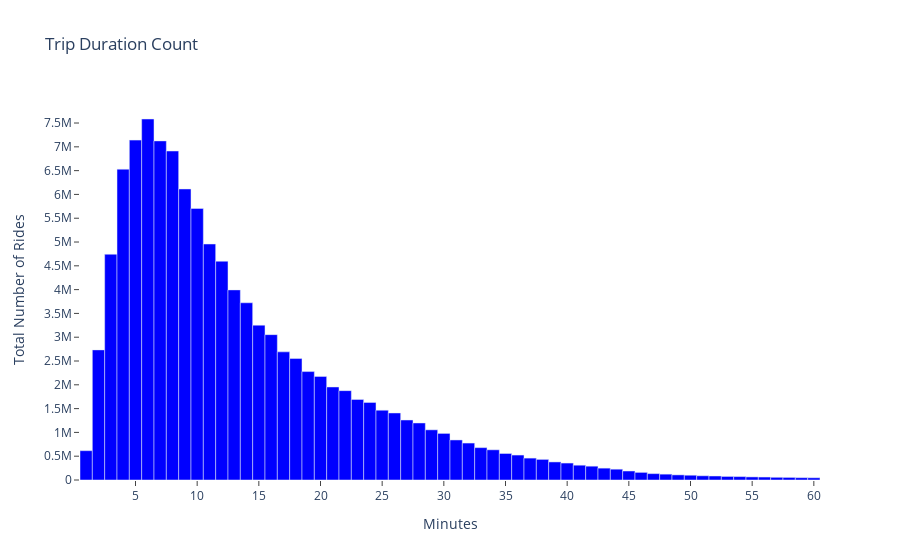

The notebook cell saved with this chart:
### Code cell
import plotly.express as px

# taking a look at the distribution of rides that were at most an hour
final = tripdurationbymin[tripdurationbymin['durationinmin'] <= 60]
import pickle
pickle.dump(final, open('countofridesbyminutes.pkl', 'wb'))

fig = px.bar(final, 
             x="durationinmin", 
             y="count", 
             title="Trip Duration Count",
             labels = dict(count="Total Number of Rides", durationinmin="Minutes"))
fig.update_traces(marker_color='blue')
for data in fig.data:
   data["width"] = 1.0 
fig.layout.plot_bgcolor = 'white'
fig.update_yaxes(nticks = 16, ticks = 'outside', showgrid = False)
fig.update_xaxes(nticks = 14, ticks = 'outside')

fig.show()

### Figure 1 — Plotly figure (JSON) as saved in the notebook; plotly's stock layout.template omitted (floating-point values rounded to 4 significant figures)
{"data": [{"alignmentgroup": "True", "hovertemplate": "Minutes=%{x}<br>Total Number of Rides=%{y}<extra></extra>", "legendgroup": "", "marker": {"color": "blue", "pattern": {"shape": ""}}, "name": "", "offsetgroup": "", "orientation": "v", "showlegend": false, "textposition": "auto", "type": "bar", "width": 1, "x": [1, 2, 3, 4, 5, 6, 7, 8, 9, 10, 11, 12, 13, 14, 15, 16, 17, 18, 19, 20, 21, 22, 23, 24, 25, 26, 27, 28, 29, 30, 31, 32, 33, 34, 35, 36, 37, 38, 39, 40, 41, 42, 43, 44, 45, 46, 47, 48, 49, 50, 51, 52, 53, 54, 55, 56, 57, 58, 59, 60], "xaxis": "x", "y": [616061, 2733559, 4743085, 6530210, 7141123, 7584655, 7124468, 6912254, 6114348, 5705543, 4958304, 4596601, 3994516, 3723328, 3253051, 3054166, 2692132, 2551827, 2278212, 2176679, 1954538, 1877690, 1692823, 1630480, 1466419, 1408065, 1260491, 1197944, 1054177, 978953, 841219, 776259, 680033, 634266, 557048, 524285, 460046, 433118, 379510, 356042, 310875, 290381, 249125, 227167, 188721, 159824, 133923, 122912, 107327, 100367, 88433, 83948, 74754, 71718, 64828, 62142, 56518, 54175, 48836, 46916], "yaxis": "y"}], "layout": {"barmode": "relative", "legend": {"tracegroupgap": 0}, "plot_bgcolor": "white", "title": {"text": "Trip Duration Count"}, "xaxis": {"anchor": "y", "domain": [0, 1], "nticks": 14, "ticks": "outside", "title": {"text": "Minutes"}}, "yaxis": {"anchor": "x", "domain": [0, 1], "nticks": 16, "showgrid": false, "ticks": "outside", "title": {"text": "Total Number of Rides"}}}}
